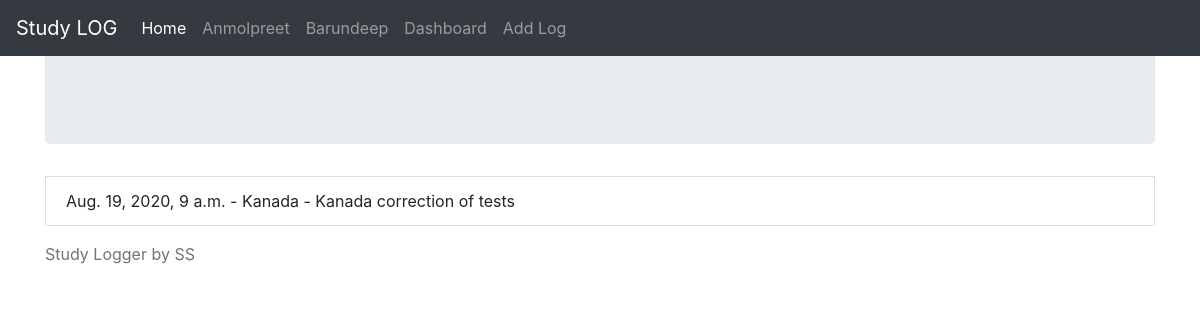
The page /study/134 on the database its author committed.
### study/models.py (models this page shows, shortened)
class StudyLog(models.Model):
    subject = models.ForeignKey(Subject, on_delete=models.CASCADE)
    user = models.CharField(max_length=40)
    date = models.DateTimeField(default=timezone.now)
    update_date = models.DateTimeField(auto_now=True)
    description = models.TextField(max_length=300)
    next_review_date = models.DateTimeField(default=days_hence)

class Subject(models.Model):
    name = models.CharField(max_length=50)
    def __str__(self):
        return self.name

### study/views.py (the view)
# urls.py: path('study/<int:pk>', views.LogDetailView.as_view(), name="detail-view"),
class LogDetailView(DetailView):
    model = StudyLog
    template_name = "study/detail.html"

### study/templates/study/detail.html (shortened to what this page needs)
{% extends 'base.html' %}
{% block content %}
<div class="jumbotron">
</div>
<li class="list-group-item">{{object.date}} - {{object.subject}}  - {{object.description}} </li>
{% endblock content %}

### rows shown on the page
StudyLog: date "Aug. 19, 2020, 9 a.m.", subject "Kanada", description "Kanada correction of tests"
